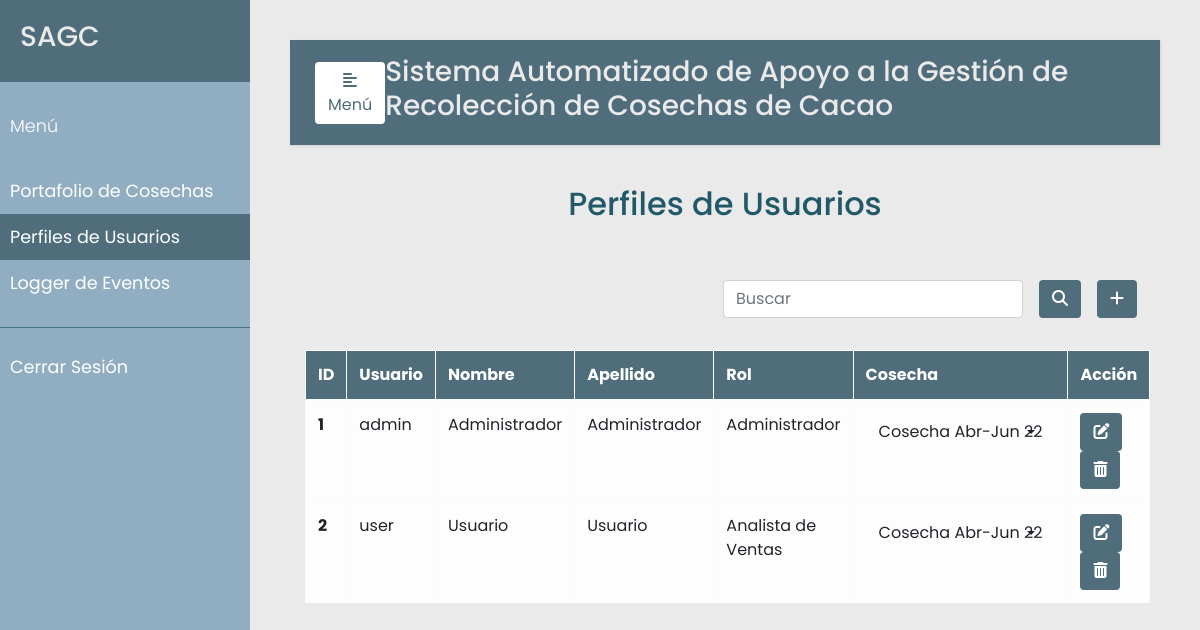
Screenshot of /perfiles (signed in) with the database file from the repository.
### models.py (models this page shows, shortened)
class Usuario(db.Model):
    __tablename__ = 'usuarios'
    id = db.Column(db.Integer, primary_key=True)
    nombre_usuario = db.Column(db.String(20), nullable=False, unique=True)
    nombre = db.Column(db.String(30), nullable=False)
    apellido = db.Column(db.String(30), nullable=False)
    password = db.Column(db.String(80), nullable=False)
    rol = db.Column(db.Integer, db.ForeignKey('rols.id'), nullable=False)
    cosechas = db.relationship('Cosecha', secondary=user_cosecha, backref='usuarios', lazy=True)

class Rol(db.Model):
    __tablename__ = 'rols'
    id = db.Column(db.Integer, primary_key=True)
    nombre = db.Column(db.String(120), nullable=False, unique=True)
    user = db.relationship('Usuario', backref='rols', lazy=True)

class Cosecha(db.Model):
    __tablename__ = 'cosechas'
    id = db.Column(db.Integer, primary_key=True)
    descripcion = db.Column(db.String(120), unique=True)
    inicio = db.Column(db.DateTime, nullable=False)
    cierre = db.Column(db.DateTime, nullable=False)
    estado = db.Column(db.Boolean, default=True)
    compras = db.relationship('Compra', backref='cosechas')

### perfiles.py (the view, shortened to what this page needs)
@app.route("/perfiles", methods=['GET', 'POST'])
@login_required
@admin_only
def perfiles():
    error=None
    usuarios = Usuario.query.all()
    cosechas = Cosecha.query.all()
    rols = Rol.query.all()
    return render_template("perfiles.html", error=error, usuarios=usuarios, rols=rols, cosechas=cosechas)

### decoradores.py (called while the page is built)
def login_required(f):
    @wraps(f)
    def wrap(*args, **kwargs):
        if 'logged_in' in session:
            return f(*args, **kwargs)
        else:
            flash('Necesitas iniciar sesión primero')
            return redirect(url_for('login'))
    return wrap

def admin_only(f):
    @wraps(f)
    def wrap(*args, **kwargs):
        if 'rol_admin' in session and session['rol_admin'] == True:
            return f(*args, **kwargs)
        else:
            flash("Debes ser administrador para ver 'Perfiles de Usuarios'.")
            return redirect(url_for('recolector'))
    return wrap

### templates/perfiles.html (shortened to what this page needs)
{% extends "base.html" %}
{% set active_page = "perfiles" %}
{% block content %}
    <div class="container h-100">
        <p class="text-center h2 fw-bold mb-5 mx-1 mx-md-4 mt-4">Perfiles de Usuarios</p>
        <div class="d-flex flex-row-reverse bd-highlight">
            <div class="p-2 bd-highlight">
              <button type="button" class="btn" style="color:#fff; background-color:#4F6D7A;" data-toggle="modal" data-target="#exampleModalLong">
                <i class="fa-solid fa-plus"></i>
              </button>
            </div>
            <div class="p-2 bd-highlight" style="display:flex; align-content: flex-end;">
              <form action='/perfiles/search' method="post" class="form-inline" style="justify-content: flex-end">
                <input class="form-control mr-3 w-75" type="text" placeholder="Buscar" aria-label="Buscar" name="search_perfil">
                <button type="submit" id="search_perfil" name="action-type" value="search" class="btn" style="color:#fff; background-color:#4F6D7A;">
                  <i class="fas fa-search" aria-hidden="true"></i>
                </button>
              </form>
            </div>
        </div>
        <br/>
        <table class="table table-bordered table-light table-hover">
          <thead>
            <tr>
              <th scope="col">ID</th>
              <th scope="col">Usuario</th>
              <th scope="col">Nombre</th>
              <th scope="col">Apellido</th>
              <th scope="col">Rol</th>
              <th scope="col">Cosecha</th>
              <th scope="col">Acción</th>
            </tr>
          </thead>
          <tbody>
            {% for u in usuarios %}
            <tr>
              <th scope="row">{{u.id}}</th>
              <td>{{u.nombre_usuario}}</td>
              <td>{{u.nombre}}</td>
              <td>{{u.apellido}}</td>
              <td>{{u.rols.nombre}}</td>
              <td>
                {% if u.cosechas|length > 0 %}
                  <div class="dropdown">
                    <button class="btn dropdown-toggle" type="button" id="dropdownMenuButton" data-toggle="dropdown" aria-haspopup="true" aria-expanded="false">
                      {{u.cosechas[0].descripcion}}
                    </button>
                  </div>
                {% else %}
                  <i>Ninguna</i>
                {% endif %}
              </td>
              <td>
                <button type="button" class="btn action" data-toggle="modal" data-target="#edit-modal-{{u.id}}">
                  <i class="fas fa-edit"></i>
                </button>
                <button type="button" class="btn action" data-toggle="modal" data-target="#delete-modal-{{u.id}}">
                  <i class="fas fa-trash-alt"></i>
                </button>
              </td>
            </tr>
            </div>
            {% endfor %}
    </div>
{% endblock %}

### static/css/styles.css (style rules this page uses)
body { font-family: 'Poppins', sans-serif; background: #EAEAEA; }
p { font-family: 'Poppins', sans-serif; font-size: 1.1em; font-weight: 300; line-height: 1.7em; color: #215968; }
.dropdown-toggle::after { display: block; position: absolute; top: 50%; right: 20px; transform: translateY(-50%); }
.btn.action { color:#fff; background-color:#4F6D7A; }
thead { color:#fff; background-color:#4F6D7A; }

### rows the page displays
Usuario: id "1", nombre_usuario "admin", nombre "Administrador", apellido "Administrador", rols.nombre "Administrador", descripcion "Cosecha Abr-Jun 22"
Usuario: id "2", nombre_usuario "user", nombre "Usuario", apellido "Usuario", rols.nombre "Analista de Ventas", descripcion "Cosecha Abr-Jun 22"
